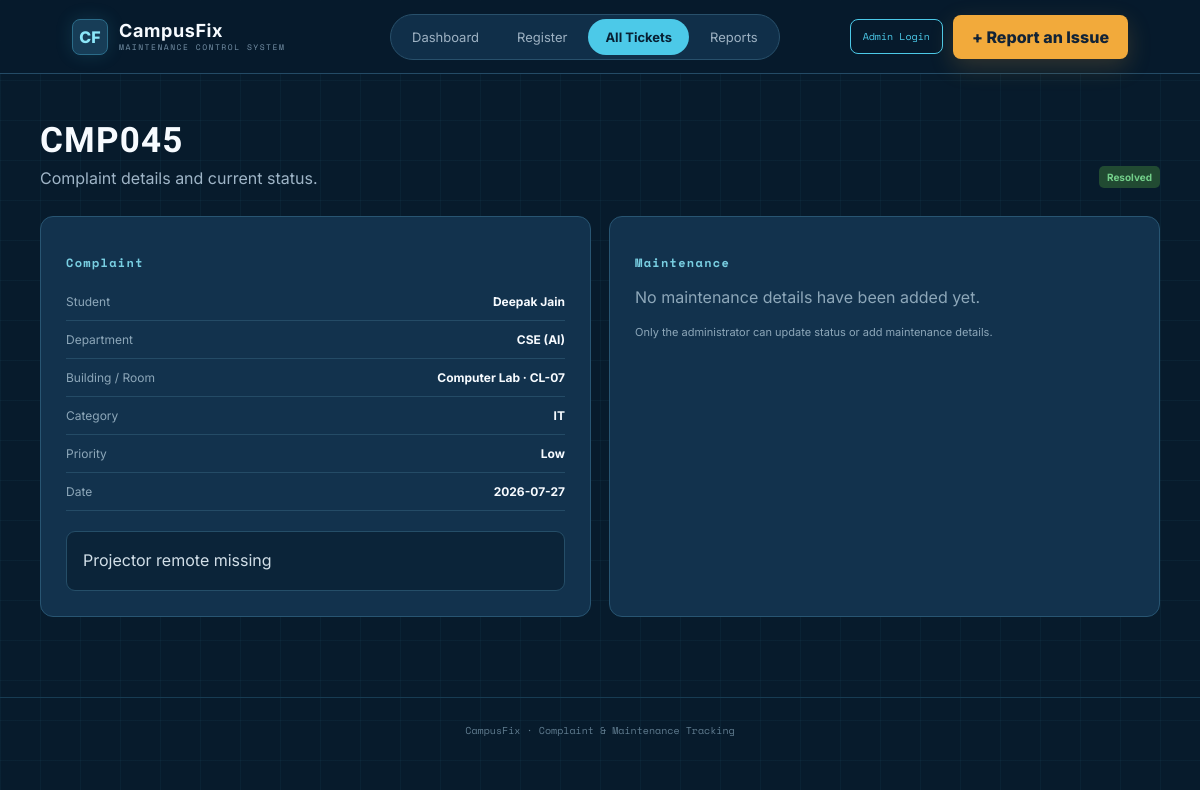
Page /ticket/CMP045 on the committed database.
### tables this page shows
CREATE TABLE complaints (
            id INTEGER PRIMARY KEY AUTOINCREMENT,
            complaint_id TEXT UNIQUE NOT NULL,
            student_name TEXT NOT NULL,
            department TEXT NOT NULL,
            building TEXT NOT NULL,
            room_no TEXT NOT NULL,
            category TEXT NOT NULL,
            problem TEXT NOT NULL,
            priority TEXT NOT NULL,
            status TEXT NOT NULL DEFAULT 'Pending',
            date TEXT NOT NULL
        );

### app.py (the view, shortened to what this page needs)
@app.route(
    "/ticket/<complaint_id>"
)
def ticket_detail(complaint_id):
    complaint = get_complaint(
        complaint_id
    )
    conn = get_db()
    maintenance = conn.execute(
        """
        SELECT *
        FROM maintenance
        WHERE complaint_id = ?
        ORDER BY id DESC
        """,
        (
            complaint_id.upper(),
        )
    ).fetchall()
    conn.close()
    return render_template(
        "ticket_detail.html",
        complaint=complaint,
        maintenance=maintenance
    )

### app.py (called while the page is built)
def get_db():
    os.makedirs(DATA_DIR, exist_ok=True)
    conn = sqlite3.connect(DB_PATH)
    conn.row_factory = sqlite3.Row
    return conn

def get_complaint(complaint_id):
    conn = get_db()
    complaint_id = complaint_id.upper().strip()
    row = conn.execute(
        """
        SELECT *
        FROM complaints
        WHERE complaint_id = ?
        """,
        (complaint_id,)
    ).fetchone()
    conn.close()
    return row

### templates/ticket_detail.html (shortened to what this page needs)
{% extends "base.html" %}
{% block content %}
<div class="section-head">
    <div>
        <h2>{{ complaint['complaint_id'] }}</h2>
        <p>Complaint details and current status.</p>
    </div>
    <span class="status {{ complaint['status']|replace(' ','-')|lower }}">{{ complaint['status'] }}</span>
</div>
<div class="detail-grid">
    <div class="detail-card">
        <h3>Complaint</h3>
        <div class="detail-list">
            <div><span>Student</span><b>{{ complaint['student_name'] }}</b></div>
            <div><span>Department</span><b>{{ complaint['department'] }}</b></div>
            <div><span>Building / Room</span><b>{{ complaint['building'] }} · {{ complaint['room_no'] }}</b></div>
            <div><span>Category</span><b>{{ complaint['category'] }}</b></div>
            <div><span>Priority</span><b>{{ complaint['priority'] }}</b></div>
            <div><span>Date</span><b>{{ complaint['date'] }}</b></div>
        </div>
        <div class="problem-box">{{ complaint['problem'] }}</div>
    </div>
    <div class="detail-card">
        <h3>Maintenance</h3>
        {% if maintenance %}
            {% for m in maintenance %}
            <div class="maintenance-item">
                <b>{{ m['staff_name'] }}</b>
                <span>{{ m['repair_date'] }} · ₹{{ "%.2f"|format(m['cost']) }}</span>
                <p>{{ m['remarks'] or 'No remarks added.' }}</p>
            </div>
            {% endfor %}
        {% else %}
            <p class="muted">No maintenance details have been added yet.</p>
        {% endif %}
        {% if session.get('admin_logged_in') %}
            <a class="primary-btn" href="{{ url_for('add_maintenance', complaint_id=complaint['complaint_id']) }}">Add Maintenance</a>
        {% else %}
            <p class="admin-note">Only the administrator can update status or add maintenance details.</p>
        {% endif %}
    </div>
</div>
{% endblock %}

### static/css/style.css (style rules this page uses)
:root { --navy:#071b2c; --navy2:#0b2439; --panel:#12324d; --panel2:#173c5b; --cyan:#4cc9e8; --orange:#f2aa3b; --cream:#f4efe4; --muted:#9fb5c7; --green:#55a86b; --red:#df5b3d; --line:#244b66; --white:#f7fbff; }
* { box-sizing:border-box }
body { margin:0;background:var(--navy);color:var(--white); font-family:Inter,Arial,sans-serif; background-image: linear-gradient(rgba(76,201,232,.045) 1px,transparent 1px), linear-gradient(90deg,rgba(76,201,232,.045) 1px,transparent 1px); background-size:40px 40px; }
h1,h2 { font-family:"Barlow Condensed",Impact,sans-serif;letter-spacing:1.2px }
.section-head { display:flex;justify-content:space-between;align-items:flex-end;gap:20px;margin-bottom:28px }
.section-head h2 { font-size:35px;margin:0 }
.section-head p { color:#9fb5c7;margin:7px 0 0 }
.status,.priority { display:inline-block;padding:5px 8px;border-radius:5px;font-size:10px;font-weight:700 }
.status.resolved { background:#214a32;color:#73cf8a }
.detail-grid { display:grid;grid-template-columns:1fr 1fr;gap:18px }
.detail-card { background:#12324d;border:1px solid #285572;border-radius:13px;padding:25px }
.detail-card h3,.chart-card h3 { font-family:"Space Mono";font-size:12px;letter-spacing:1.3px;color:#79cfe2 }
.detail-list div { display:flex;justify-content:space-between;padding:11px 0;border-bottom:1px solid #244b66;font-size:12px }
.detail-list span,.muted { color:#8da7b9 }
.problem-box { margin-top:20px;background:#0b2439;border:1px solid #254e68;border-radius:9px;padding:16px;line-height:1.6;color:#d2dfe8 }
.admin-note { font-size:11px;color:#8da7b9;margin-top:18px }

### rows in the picture
complaints: complaint_id "CMP045", status "Resolved", student_name "Deepak Jain", department "CSE (AI)", building "Computer Lab", room_no "CL-07", category "IT", priority "Low", date "2026-07-27", problem "Projector remote missing"
